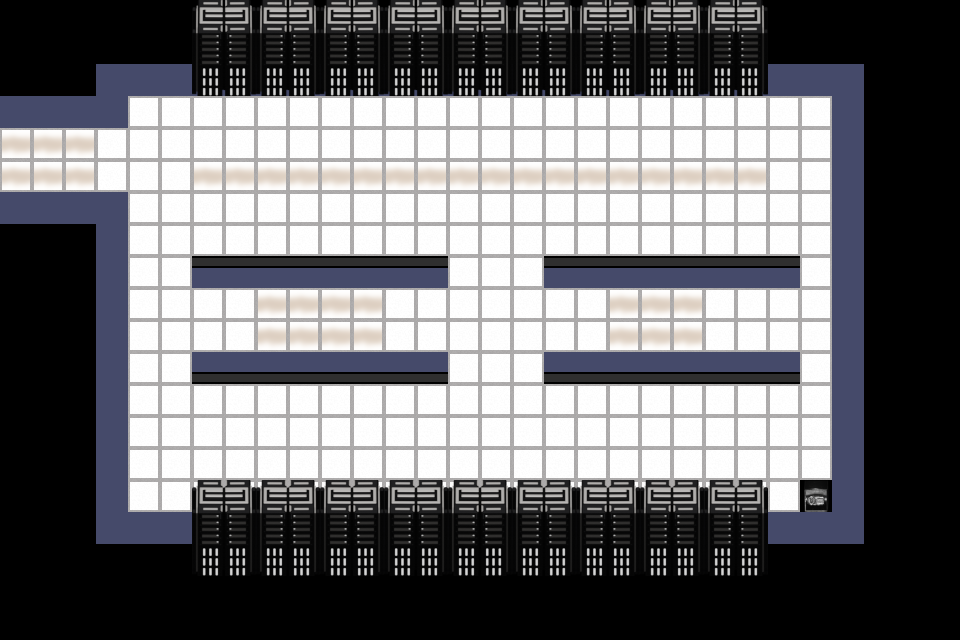

A 2D game scene composited from a Tiled map and its tileset images. What follows is a short description and the map's XML, with every tile layer's data as written:
An orthogonal 30x20 tile map with 32x32 px tiles, 3 tile layers (Outer Wall, Inner Wall, Floor) and 14 objects (2x Guard2, Guard1, Guard3, Light1, Guard1Path, ...).

<map version="1.10" tiledversion="1.10.0" orientation="orthogonal" renderorder="right-down" width="30" height="20" tilewidth="32" tileheight="32" infinite="0" nextlayerid="10" nextobjectid="17">
 <tileset firstgid="1" source="assest.tsx" />
 <layer id="1" name="Outer Wall" width="30" height="20">
  <data encoding="csv">
0,0,0,0,0,0,0,0,0,0,0,0,0,0,0,0,0,0,0,0,0,0,0,0,0,0,0,0,0,0,
0,0,0,0,0,0,0,0,0,0,0,0,0,0,0,0,0,0,0,0,0,0,0,0,0,0,0,0,0,0,
0,0,0,58,58,58,58,58,58,58,58,58,58,58,58,58,58,58,58,58,58,58,58,58,58,58,58,0,0,0,
0,0,0,58,0,0,0,0,0,0,0,0,0,0,0,0,0,0,0,0,0,0,0,0,0,0,58,0,0,0,
0,0,0,58,0,0,0,0,0,0,0,0,0,0,0,0,0,0,0,0,0,0,0,0,0,0,58,0,0,0,
0,0,0,58,0,0,0,0,0,0,0,0,0,0,0,0,0,0,0,0,0,0,0,0,0,0,58,0,0,0,
0,0,0,58,0,0,0,0,0,0,0,0,0,0,0,0,0,0,0,0,0,0,0,0,0,0,58,0,0,0,
0,0,0,58,0,0,0,0,0,0,0,0,0,0,0,0,0,0,0,0,0,0,0,0,0,0,58,0,0,0,
0,0,0,58,0,0,0,0,0,0,0,0,0,0,0,0,0,0,0,0,0,0,0,0,0,0,58,0,0,0,
0,0,0,58,0,0,0,0,0,0,0,0,0,0,0,0,0,0,0,0,0,0,0,0,0,0,58,0,0,0,
0,0,0,58,0,0,0,0,0,0,0,0,0,0,0,0,0,0,0,0,0,0,0,0,0,0,58,0,0,0,
0,0,0,58,0,0,0,0,0,0,0,0,0,0,0,0,0,0,0,0,0,0,0,0,0,0,58,0,0,0,
0,0,0,58,0,0,0,0,0,0,0,0,0,0,0,0,0,0,0,0,0,0,0,0,0,0,58,0,0,0,
0,0,0,58,0,0,0,0,0,0,0,0,0,0,0,0,0,0,0,0,0,0,0,0,0,0,58,0,0,0,
0,0,0,58,0,0,0,0,0,0,0,0,0,0,0,0,0,0,0,0,0,0,0,0,0,0,58,0,0,0,
0,0,0,58,0,0,0,0,0,0,0,0,0,0,0,0,0,0,0,0,0,0,0,0,0,0,58,0,0,0,
0,0,0,58,58,58,58,58,58,58,58,58,58,58,58,58,58,58,58,58,58,58,58,58,58,58,58,0,0,0,
0,0,0,0,0,0,0,0,0,0,0,0,0,0,0,0,0,0,0,0,0,0,0,0,0,0,0,0,0,0,
0,0,0,0,0,0,0,0,0,0,0,0,0,0,0,0,0,0,0,0,0,0,0,0,0,0,0,0,0,0,
0,0,0,0,0,0,0,0,0,0,0,0,0,0,0,0,0,0,0,0,0,0,0,0,0,0,0,0,0,0
</data>
 </layer>
 <layer id="2" name="Inner Wall" width="30" height="20">
  <data encoding="csv">
0,0,0,0,0,0,0,0,0,0,0,0,0,0,0,0,0,0,0,0,0,0,0,0,0,0,0,0,0,0,
0,0,0,0,0,0,0,0,0,0,0,0,0,0,0,0,0,0,0,0,0,0,0,0,0,0,0,0,0,0,
0,0,0,0,0,0,0,0,0,0,0,0,0,0,0,0,0,0,0,0,0,0,0,0,0,0,0,0,0,0,
58,58,58,0,0,0,0,0,0,0,0,0,0,0,0,0,0,0,0,0,0,0,0,0,0,0,0,0,0,0,
75,75,75,67,0,0,0,0,0,0,0,0,0,0,0,0,0,0,0,0,0,0,0,0,0,0,0,0,0,0,
75,75,75,67,0,0,0,0,0,0,0,0,0,0,0,0,0,0,0,0,0,0,0,0,0,0,0,0,0,0,
58,58,58,0,0,0,0,0,0,0,0,0,0,0,0,0,0,0,0,0,0,0,0,0,0,0,0,0,0,0,
0,0,0,0,0,0,0,0,0,0,0,0,0,0,0,0,0,0,0,0,0,0,0,0,0,0,0,0,0,0,
0,0,0,0,0,0,0,0,0,0,0,0,0,0,0,0,0,0,0,0,0,0,0,0,0,0,0,0,0,0,
0,0,0,0,0,0,0,0,0,0,0,0,0,0,0,0,0,0,0,0,0,0,0,0,0,0,0,0,0,0,
0,0,0,0,0,0,0,0,0,0,0,0,0,0,0,0,0,0,0,0,0,0,0,0,0,0,0,0,0,0,
0,0,0,0,0,0,0,0,0,0,0,0,0,0,0,0,0,0,0,0,0,0,0,0,0,0,0,0,0,0,
0,0,0,0,0,0,0,0,0,0,0,0,0,0,0,0,0,0,0,0,0,0,0,0,0,0,0,0,0,0,
0,0,0,0,0,0,0,0,0,0,0,0,0,0,0,0,0,0,0,0,0,0,0,0,0,0,0,0,0,0,
0,0,0,0,0,0,0,0,0,0,0,0,0,0,0,0,0,0,0,0,0,0,0,0,0,0,0,0,0,0,
0,0,0,0,0,0,0,0,0,0,0,0,0,0,0,0,0,0,0,0,0,0,0,0,0,0,0,0,0,0,
0,0,0,0,0,0,0,0,0,0,0,0,0,0,0,0,0,0,0,0,0,0,0,0,0,0,0,0,0,0,
0,0,0,0,0,0,0,0,0,0,0,0,0,0,0,0,0,0,0,0,0,0,0,0,0,0,0,0,0,0,
0,0,0,0,0,0,0,0,0,0,0,0,0,0,0,0,0,0,0,0,0,0,0,0,0,0,0,0,0,0,
0,0,0,0,0,0,0,0,0,0,0,0,0,0,0,0,0,0,0,0,0,0,0,0,0,0,0,0,0,0
</data>
 </layer>
 <layer id="3" name="Floor" width="30" height="20">
  <data encoding="csv">
0,0,0,0,0,0,0,0,0,0,0,0,0,0,0,0,0,0,0,0,0,0,0,0,0,0,0,0,0,0,
0,0,0,0,0,0,0,0,0,0,0,0,0,0,0,0,0,0,0,0,0,0,0,0,0,0,0,0,0,0,
0,0,0,0,0,0,100,0,100,0,100,0,100,0,100,0,100,0,100,0,100,0,100,0,0,0,0,0,0,0,
0,0,0,0,67,67,67,67,67,67,67,67,67,67,67,67,67,67,67,67,67,67,67,67,67,67,0,0,0,0,
0,0,0,0,67,67,67,67,67,67,67,67,67,67,67,67,67,67,67,67,67,67,67,67,67,67,0,0,0,0,
0,0,0,0,67,67,75,75,75,75,75,75,75,75,75,75,75,75,75,75,75,75,75,75,67,67,0,0,0,0,
0,0,0,0,67,67,67,67,67,67,67,67,67,67,67,67,67,67,67,67,67,67,67,67,67,67,0,0,0,0,
0,0,0,0,67,67,67,67,67,67,67,67,67,67,67,67,67,67,67,67,67,67,67,67,67,67,0,0,0,0,
0,0,0,0,67,67,65,65,65,65,65,65,65,65,67,67,67,65,65,65,65,65,65,65,65,67,0,0,0,0,
0,0,0,0,67,67,67,67,75,75,75,75,67,67,67,67,67,67,67,75,75,75,67,67,67,67,0,0,0,0,
0,0,0,0,67,67,67,67,75,75,75,75,67,67,67,67,67,67,67,75,75,75,67,67,67,67,0,0,0,0,
0,0,0,0,67,67,66,66,66,66,66,66,66,66,67,67,67,66,66,66,66,66,66,66,66,67,0,0,0,0,
0,0,0,0,67,67,67,67,67,67,67,67,67,67,67,67,67,67,67,67,67,67,67,67,67,67,0,0,0,0,
0,0,0,0,67,67,67,67,67,67,67,67,67,67,67,67,67,67,67,67,67,67,67,67,67,67,0,0,0,0,
0,0,0,0,67,67,67,67,67,67,67,67,67,67,67,67,67,67,67,67,67,67,67,67,67,67,0,0,0,0,
0,0,0,0,67,67,67,67,67,67,67,67,67,67,67,67,67,67,67,67,67,67,67,67,67,101,0,0,0,0,
0,0,0,0,0,0,0,0,0,0,0,0,0,0,0,0,0,0,0,0,0,0,0,0,0,0,0,0,0,0,
0,0,0,0,0,0,100,0,100,0,100,0,100,0,100,0,100,0,100,0,100,0,100,0,0,0,0,0,0,0,
0,0,0,0,0,0,0,0,0,0,0,0,0,0,0,0,0,0,0,0,0,0,0,0,0,0,0,0,0,0,
0,0,0,0,0,0,0,0,0,0,0,0,0,0,0,0,0,0,0,0,0,0,0,0,0,0,0,0,0,0
</data>
 </layer>
 <objectgroup id="4" name="Guards">
  <object id="6" name="Guard1" x="194.9" y="315.905">
   <point />
  </object>
  <object id="7" name="Guard2" x="790.686" y="315.905">
   <point />
  </object>
  <object id="11" name="Guard3" x="778.678" y="186.587">
   <point />
  </object>
 </objectgroup>
 <objectgroup id="5" name="Light">
  <object id="12" name="Light1" x="324.218" y="319.6">
   <properties>
    <property name="radius" type="int" value="200" />
   </properties>
   <point />
  </object>
  <object id="13" name="Guard2" x="650.284" y="316.829">
   <properties>
    <property name="radius" type="int" value="200" />
   </properties>
   <point />
  </object>
  <object id="16" x="495.102" y="313.134">
   <properties>
    <property name="radius" type="int" value="200" />
   </properties>
   <point />
  </object>
 </objectgroup>
 <objectgroup id="6" name="Pathing">
  <object id="8" name="Guard1Path" x="217.069" y="308.515" width="277.11" height="23.0925" />
  <object id="9" name="Guard2Path" x="510.805" y="310.363" width="265.102" height="18.474" />
  <object id="10" name="Guard3Path" x="182.892" y="167.189" width="576.388" height="26.7873" />
 </objectgroup>
 <objectgroup id="7" name="Treasure">
  <object id="3" name="Treasure1" x="703.858" y="153.334">
   <point />
  </object>
  <object id="4" name="Treasure2" x="815.626" y="313.134">
   <point />
  </object>
  <object id="5" name="Treasure3" x="668.758" y="448.918">
   <point />
  </object>
 </objectgroup>
 <objectgroup id="8" name="Switches">
  <object id="2" name="LightSwitch" x="493.255" y="445.223">
   <point />
  </object>
 </objectgroup>
 <objectgroup id="9" name="PlayerStartPosition">
  <object id="1" name="PlayerStart" x="159.8" y="156.105">
   <point />
  </object>
 </objectgroup>
</map>
